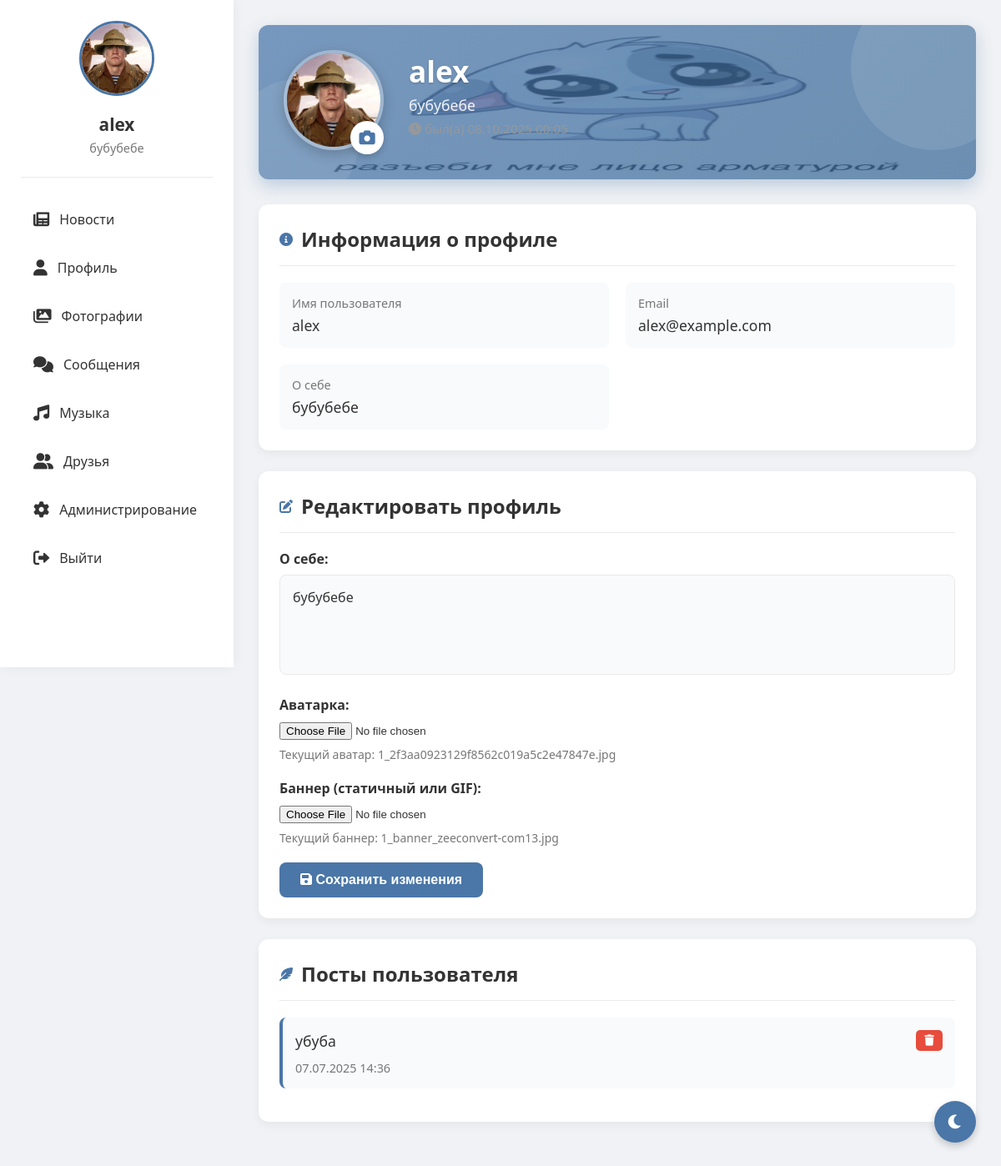
The page /profile (signed in) on the database as committed earlier.
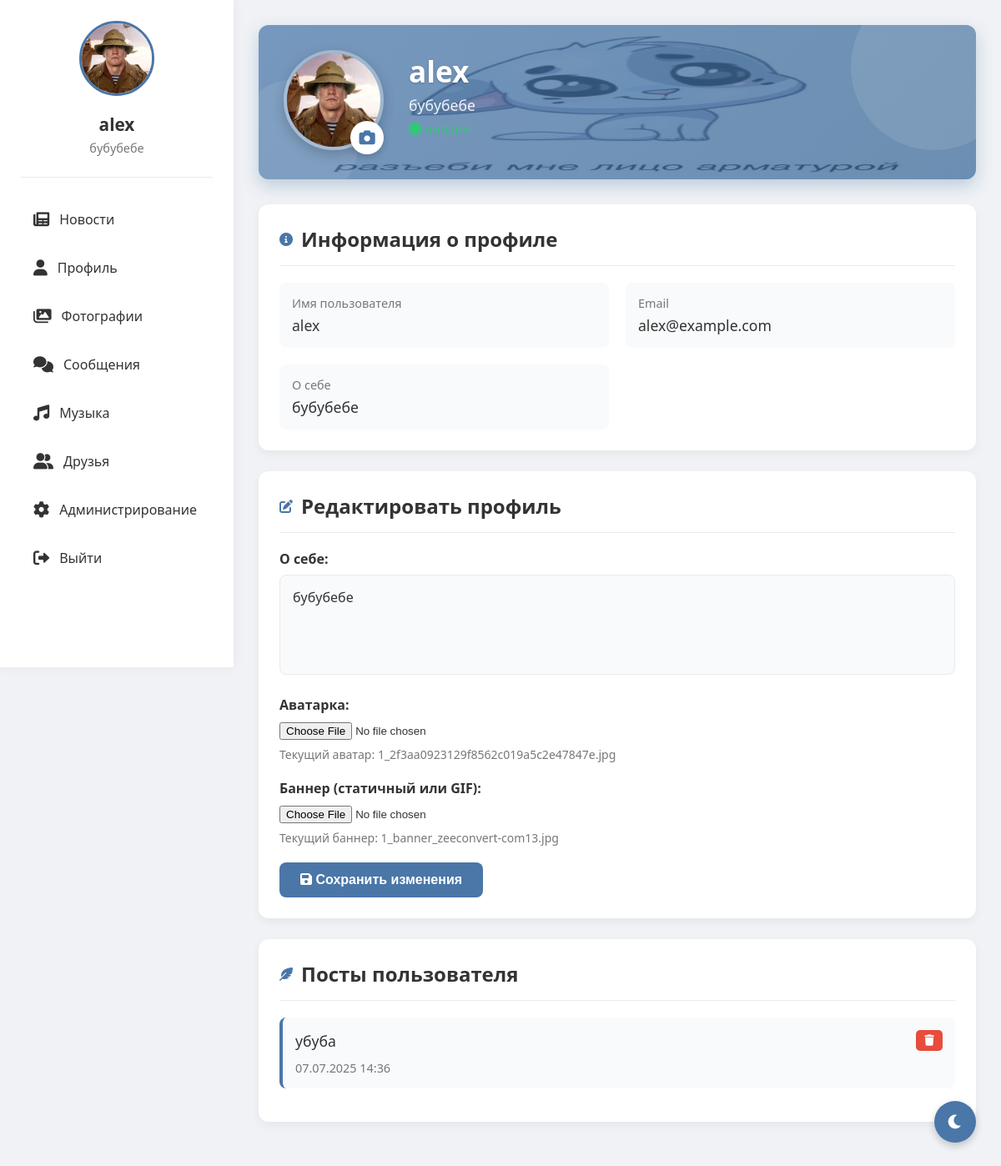
The same page on the database as committed later.
### tables this page shows
CREATE TABLE users (
                id INTEGER PRIMARY KEY AUTOINCREMENT,
                username TEXT UNIQUE NOT NULL,
                password TEXT NOT NULL,
                email TEXT,
                bio TEXT,
                avatar TEXT, role TEXT DEFAULT 'user' CHECK(role IN ('admin', 'moderator', 'user')), is_online BOOLEAN DEFAULT FALSE, last_seen DATETIME, banner TEXT, is_blocked BOOLEAN DEFAULT 0, block_reason TEXT);

CREATE TABLE posts (
                id INTEGER PRIMARY KEY AUTOINCREMENT,
                user_id INTEGER NOT NULL,
                content TEXT NOT NULL,
                timestamp DATETIME DEFAULT CURRENT_TIMESTAMP,
                FOREIGN KEY(user_id) REFERENCES users(id));

### routes/profile.py (the view, shortened to what this page needs)
@bp.route('/profile', methods=['GET', 'POST'], defaults={'user_id': None})
@bp.route('/profile/<int:user_id>', methods=['GET'])
def profile(user_id):
    if 'user_id' not in session:
        return redirect(url_for('auth.index'))
    if user_id is None:
        user_id = session['user_id']
        is_own_profile = True
    else:
        is_own_profile = (user_id == session['user_id'])
    conn = get_db()
    c = conn.cursor()
    c.execute("SELECT id, username, email, bio, avatar, role FROM users WHERE id = ?", (session['user_id'],))
    me = c.fetchone()
    current_user = {
        'id': me[0],
        'username': me[1],
        'email': me[2],
        'bio': me[3],
        'avatar': me[4],
        'role': me[5]
    } if me else None
    c.execute("SELECT id, username, email, bio, avatar, banner, is_online, last_seen, is_blocked, block_reason FROM users WHERE id = ?", (user_id,))
    user = c.fetchone()
    if not user:
        flash('Пользователь не найден', 'error')
        conn.close()
        return redirect(url_for('feed.feed'))
    user_data = {
        'id': user[0],
        'username': user[1],
        'email': user[2],
        'bio': user[3],
        'avatar': user[4],
        'banner': user[5],
        'is_online': bool(user[6]),
        'last_seen': user[7],
        'is_blocked': bool(user[8]),
        'block_reason': user[9]
    }
    block_moderator = None
    c.execute("SELECT id, content, timestamp FROM posts WHERE user_id = ? ORDER BY timestamp DESC", (user_id,))
    posts = c.fetchall()
    conn.close()
    return render_template('profile.html',
                         user=user_data,
                         current_user=current_user,
                         block_moderator=block_moderator,
                         posts=posts,
                         is_own_profile=is_own_profile)

### app.py (called while the page is built)
def datetimeformat(value, format='%d.%m.%Y %H:%M'):
    if not value:
        return ''
    if isinstance(value, datetime):
        dt = value
    else:
        s = str(value)
        dt = None
        for fmt in ('%Y-%m-%d %H:%M:%S.%f', '%Y-%m-%d %H:%M:%S'):
            try:
                dt = datetime.strptime(s, fmt)
                break
            except ValueError:
                pass
        if dt is None:
            try:
                dt = datetime.fromisoformat(s)
            except Exception:
                return s
    return dt.strftime(format)

@app.before_request
def enforce_account_block():
    try:
        if request.path.startswith('/static') or request.path.startswith('/socket.io'):
            return None
        if request.endpoint in {'auth.blocked', 'auth.index', 'static.static_files'}:
            return None
        if 'user_id' not in session:
            return None
        from models import get_db
        conn = get_db()
        c = conn.cursor()
        c.execute('SELECT is_blocked, block_reason FROM users WHERE id = ?', (session['user_id'],))
        row = c.fetchone()
        conn.close()
        if row and row['is_blocked']:
            reason = row['block_reason'] or 'Профиль заблокирован администратором'
            return render_template('blocked.html', reason=reason)
    except Exception:
        return None

### models.py (called while the page is built)
def get_db():
    conn = sqlite3.connect('social_network.db')
    conn.row_factory = sqlite3.Row
    return conn

### templates/profile.html (shortened to what this page needs)
<!DOCTYPE html>
<html lang="ru">
<head>
    <link href="https://cdnjs.cloudflare.com/ajax/libs/font-awesome/6.0.0/css/all.min.css" rel="stylesheet">
</head>
<body>
    <div class="app-container">
        <div class="sidebar">
            <div class="profile-card">
                <img src="{{ url_for('static', filename='uploads/' + current_user.avatar) if current_user and current_user.avatar else url_for('static', filename='uploads/default_avatar.png') }}"
                     alt="Avatar"
                     id="sidebar-avatar"
                     onerror="this.onerror=null; this.src='{{ url_for('static', filename='uploads/default_avatar.png') }}'">
                <h3>{{ current_user.username if current_user else 'Профиль' }}</h3>
                <p>{{ current_user.bio if current_user else 'Статус не указан' }}</p>
            </div>
            <div class="nav">
                <a href="{{ url_for('feed.feed') }}">
                    <i class="fas fa-newspaper"></i> Новости
                </a>
                <a href="{{ url_for('profile.profile') }}">
                    <i class="fas fa-user"></i> Профиль
                </a>
                <a href="{{ url_for('gallery.gallery') }}">
                    <i class="fas fa-images"></i> Фотографии
                </a>
                <a href="{{ url_for('messages.messages') }}" {% if active_page == 'messages' %}class="active"{% endif %}>
                    <i class="fas fa-comments"></i> Сообщения
                </a>
                <a href="{{ url_for('music.music_index') }}" {% if active_page == 'music' %}class="active"{% endif %}>
                    <i class="fas fa-music"></i> Музыка
                </a>
                <a href="{{ url_for('friends.friends') }}" {% if active_page == 'friends' %}class="active"{% endif %}>
                    <i class="fas fa-user-friends"></i> Друзья
                </a>
                {% if current_user and current_user.role == 'admin' %}
                <a href="{{ url_for('admin.admin') }}" {% if active_page == 'admin' %}class="active"{% endif %}>
                    <i class="fas fa-cog"></i> Администрирование
                </a>
                {% endif %}
                <a href="{{ url_for('static.logout') }}">
                    <i class="fas fa-sign-out-alt"></i> Выйти
                </a>
            </div>
        </div>
        <div class="content">
            <div class="profile-header">
                {% if user.banner %}
                <div class="profile-banner" style="background-image: url('{{ url_for('static', filename='uploads/' + user.banner) }}');"></div>
                {% endif %}
                <div class="profile-avatar">
                    <img src="{{ url_for('static', filename='uploads/' + user.avatar) if user.avatar else url_for('static', filename='uploads/default_avatar.png') }}"
                         alt="Avatar"
                         id="header-avatar"
                         onerror="this.onerror=null; this.src='{{ url_for('static', filename='uploads/default_avatar.png') }}'">
                    {% if is_own_profile %}
                    <div class="avatar-upload" title="Сменить аватар">
                        <i class="fas fa-camera"></i>
                    </div>
                    {% endif %}
                </div>
                <div class="profile-info">
                    <h1>{{ user.username }}</h1>
                    <p>{{ user.bio or 'Пользователь социальной сети' }}</p>
                    <p style="margin-top:6px; font-size:0.95rem;">
                        {% if user.is_blocked %}
                            <span style="color:#e74c3c"><i class="fas fa-user-lock"></i> Профиль заблокирован</span>
                            {% if user.block_reason %}
                                <span style="display:block; color:#ffb4b4; margin-top:4px;">Причина: {{ user.block_reason | banreason }}</span>
                            {% endif %}
                        {% else %}
                            {% if user.is_online %}
                                <span style="color:#2ecc71"><i class="fas fa-circle"></i> онлайн</span>
                            {% else %}
                                <span style="color:#999"><i class="fas fa-clock"></i> был(а) {{ user.last_seen | datetimeformat }}</span>
                            {% endif %}
                        {% endif %}
                    </p>
                    <div class="profile-stats">
                    </div>
                </div>
            </div>
            <div class="section">
                <div class="section-title">
                    <i class="fas fa-info-circle"></i>
                    <h2>Информация о профиле</h2>
                </div>
                <div class="info-grid">
                    <div class="info-item">
                        <label>Имя пользователя</label>
                        <p>{{ user.username }}</p>
                    </div>
                    <div class="info-item">
                        <label>Email</label>
                        <p>{{ user.email or 'Не указан' }}</p>
                    </div>
                    <div class="info-item">
                        <label>О себе</label>
                        <p>{{ user.bio or 'Не указано' }}</p>
                    </div>
                </div>
            </div>
            {% if is_own_profile %}
            <div class="section">
                <div class="section-title">
                    <i class="fas fa-edit"></i>
                    <h2>Редактировать профиль</h2>
                </div>
                <form method="POST" enctype="multipart/form-data" class="edit-form" id="profile-form">
                    <div class="form-group">
                        <label for="bio">О себе:</label>
                        <textarea id="bio" name="bio" placeholder="Расскажите о себе...">{{ user.bio or '' }}</textarea>
                    </div>
                    <div class="form-group">
                        <label for="avatar-file">Аватарка:</label>
                        <input type="file" id="avatar-file" name="avatar" accept="image/*">
                        <p style="margin-top: 8px; font-size: 14px; color: var(--text-secondary);">
                            {% if user.avatar %}
                                Текущий аватар: {{ user.avatar }}
                            {% else %}
                                Аватар не установлен
                            {% endif %}
                        </p>
                    </div>
                    <div class="form-group">
                        <label for="banner-file">Баннер (статичный или GIF):</label>
                        <input type="file" id="banner-file" name="banner" accept="image/*">
                        <p style="margin-top: 8px; font-size: 14px; color: var(--text-secondary);">
                            {% if user.banner %}
                                Текущий баннер: {{ user.banner }}
                            {% else %}
                                Баннер не установлен
                            {% endif %}
                        </p>
                    </div>
                    <button type="submit">
                        <i class="fas fa-save"></i> Сохранить изменения
                    </button>
                </form>
            </div>
            {% endif %}
            <div class="section user-posts">
                <div class="section-title">
                    <i class="fas fa-feather-alt"></i>
                    <h2>Посты пользователя</h2>
                </div>
                {% if posts %}
                    {% for post in posts %}
                    <div class="post-item">
                        <div class="post-content">{{ post[1] }}</div>
                        <div class="post-time">{{ post[2] | datetimeformat }}</div>
                        {% if is_own_profile %}
                        <form method="POST" action="{{ url_for('profile.delete_post', post_id=post[0]) }}">
                            <button type="submit" class="delete-btn" onclick="return confirm('Удалить этот пост?')">
                                <i class="fas fa-trash"></i>
                            </button>
                        </form>
                        {% endif %}
                    </div>
                    {% endfor %}
                {% else %}
                    <div class="empty-posts">
                        <i class="fas fa-feather"></i>
                        <p>Пользователь еще не опубликовал постов</p>
                    </div>
                {% endif %}
            </div>
        </div>
    </div>
    <button class="theme-toggle" id="themeToggle">
        <i class="fas fa-moon"></i>
    </button>
</body>
</html>

Rows that differ between the two databases and show on the page:
changed users "alex": is_online False → True (drawn); last_seen "08.10.2025 00:05" → (not shown)
